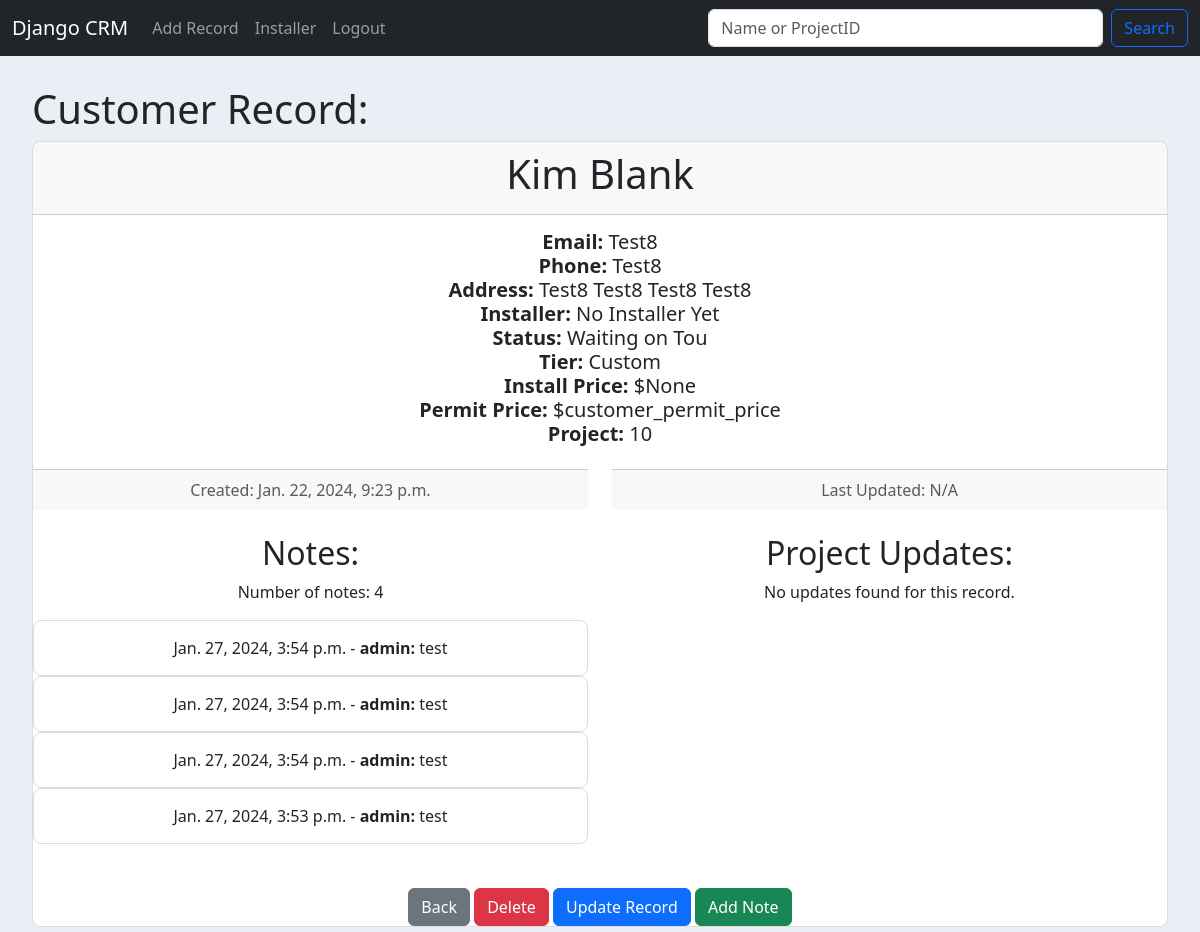
/record/10 (signed in), run on an earlier commit of the app's database.
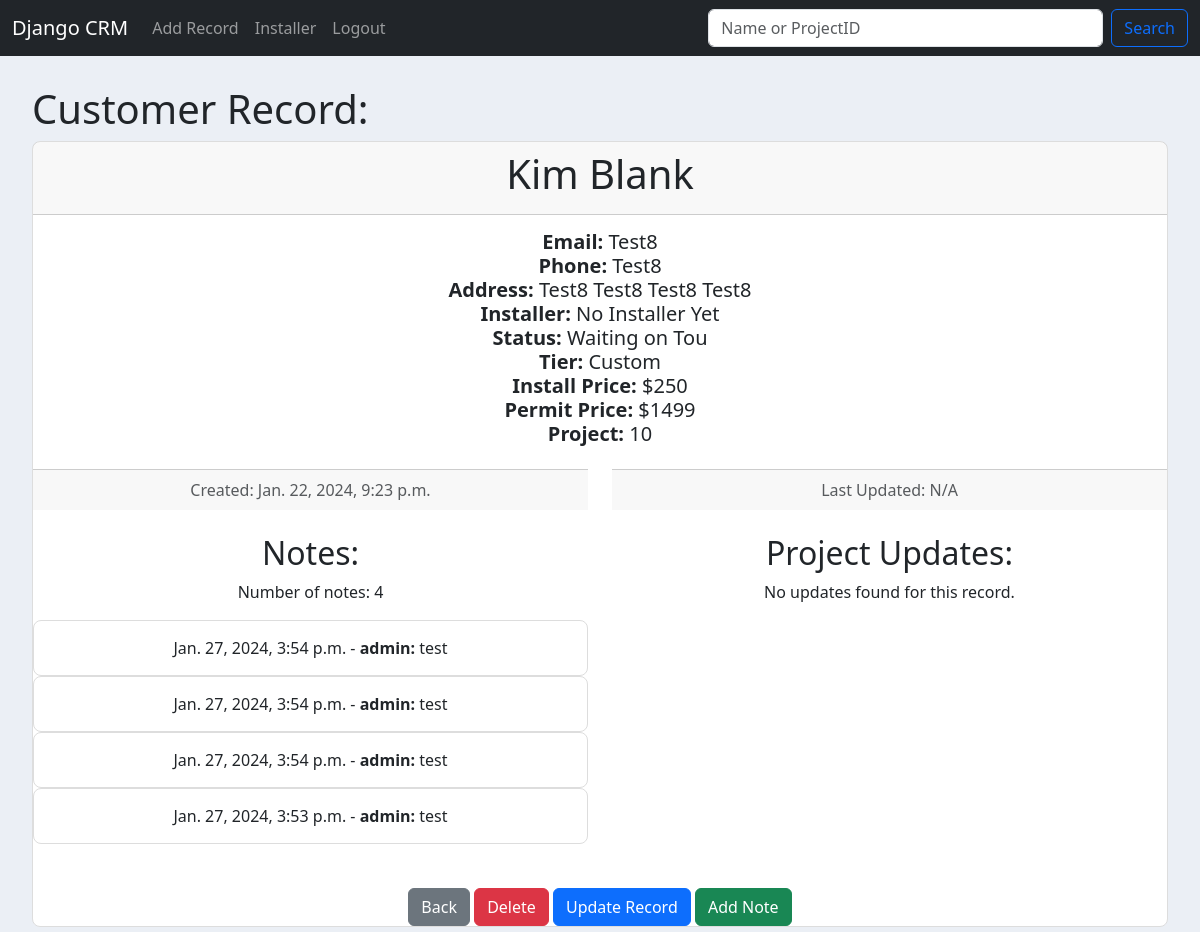
And on a later commit of the database.
### website/models.py (models this page shows, shortened)
class Record(models.Model):
    created_at = models.DateTimeField(auto_now_add=True)
    first_name = models.CharField(max_length=50)
    last_name = models.CharField(max_length=50)
    email = models.CharField(max_length=75)
    phone = models.CharField(max_length=12)
    address = models.CharField(max_length=100)
    city = models.CharField(max_length=50)
    state = models.CharField(max_length=25)
    zipcode = models.CharField(max_length=10)
    installer_name = models.CharField(max_length=50, default='No Installer Yet')
    project_status = models.CharField(max_length=50, choices=PROJECT_STATUS, default='Waiting on Survey')
    previous_project_status = models.CharField(max_length=50, choices=PROJECT_STATUS, default='Waiting on Survey')
    project_tier = models.CharField(max_length=50, choices=PROJECT_TIERS, default=' ')
    installer_price = models.IntegerField(default=' ', null=True)
    installer_permit = models.IntegerField(default=' ', null=True)
    customer_permit = models.IntegerField(default=' ', null=True)
    customer_price = models.IntegerField(default=' ', null=True)

### website/views.py (the view)
# urls.py: path("record/<int:pk>", views.customer_record, name='customer_record'),
def customer_record(request, pk):
    if request.user.is_authenticated:
        customer_record = get_object_or_404(Record, id=pk)
        record_notes = RecordNote.objects.filter(record=customer_record)
        project_updates = ProjectUpdate.objects.filter(record=customer_record).order_by('-updated_at')  # Order by latest update first
        return render(request, 'record.html', {
            'customer_record': customer_record,
            'record_notes': record_notes,
            'project_updates': project_updates,
        })
    else:
        messages.success(request, "You must be logged in to see that record!", extra_tags='success')
        return redirect('home')

### website/templates/record.html
{% extends 'base.html' %}
{% block content %}
  <h1> Customer Record: </h1>
  <div class="card text-center">
    <div class="card-header">
      <h1>{{ customer_record.first_name }} {{ customer_record.last_name }} </h1>
    </div>
    <div class="card-body">
      <h5 class="card-title">
        <strong> Email: </strong> {{ customer_record.email }} <br>
        <strong> Phone: </strong> {{ customer_record.phone }} <br>
        <strong> Address:</strong> {{ customer_record.address }}
          {{ customer_record.city }}
          {{ customer_record.state }}
          {{ customer_record.zipcode }} <br>
        <strong> Installer: </strong> {{ customer_record.installer_name }} <br>
        <strong> Status: </strong> {{ customer_record.project_status }} <br>
        <strong> Tier: </strong> {{ customer_record.project_tier }} <br>
        <strong> Install Price: </strong> ${{ customer_record.customer_price }} <br>
        <strong> Permit Price: </strong> ${{ customer_record.customer_permit }} <br>
        <strong> Project: </strong> {{ customer_record.id }} <br>
      </h5>
    </div>
<div class="row">
  <div class="col-md-6">
      <div class="card-footer text-body-secondary">
          Created: {{ customer_record.created_at }}
      </div>
      <br>
      <h2>Notes:</h2>
      {% if record_notes %}
          <p>Number of notes: {{ record_notes|length }}</p>
          {% for note in record_notes %}
              <div class="card">
                  <div class="card-body">
                      <p class="card-text">{{ note.created_at }} - <strong> {{ note.user.username }}:</strong> {{ note.note }}</p>
                  </div>
              </div>
          {% endfor %}
      {% else %}
          <p>No notes found for this record.</p>
      {% endif %}
  </div>
  <div class="col-md-6">
      <div class="card-footer text-body-secondary">
          Last Updated: {{ project_updates.0.updated_at|default:"N/A" }}
      </div>
      <br>
      <h2>Project Updates:</h2>
    {% if project_updates %}
        <p>Number of updates: {{ project_updates|length }}</p>
        {% for update in project_updates %}
            <div class="card">
                <div class="card-body">
                    <p class="card-text">{{ update.updated_at }} - <strong>{{ update.user.username }}:</strong> {{ update.update_text }}</p>
                </div>
            </div>
        {% endfor %}
    {% else %}
        <p>No updates found for this record.</p>
    {% endif %}
</div>
</div>
    <br>
  <center>
    <a href="{% url 'home' %}" class ="btn btn-secondary">Back</a>
    <a href="{% url 'delete_record' customer_record.id %}" class ="btn btn-danger">Delete</a>
    <a href="{% url 'update_record' customer_record.id %}" class ="btn btn-primary">Update Record</a>
    <a href="{% url 'add_note' customer_record.id %}" class="btn btn-success">Add Note</a>
  </center>
{% endblock %}

What changed in the data, as far as the page shows it:
changed Record "Kim": customer_price "None" → "250"; customer_permit "customer_permit_price" → "1499"
